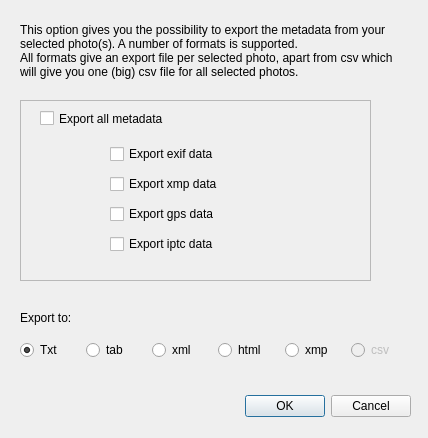
<?xml version="1.0" encoding="UTF-8"?>
<ui version="4.0">
 <class>Dialog_export_metadata</class>
 <widget class="QDialog" name="Dialog_export_metadata">
  <property name="geometry">
   <rect>
    <x>0</x>
    <y>0</y>
    <width>428</width>
    <height>438</height>
   </rect>
  </property>
  <property name="windowTitle">
   <string>Export metadata</string>
  </property>
  <widget class="QDialogButtonBox" name="qdem_dialogButtonBox">
   <property name="geometry">
    <rect>
     <x>70</x>
     <y>390</y>
     <width>341</width>
     <height>32</height>
    </rect>
   </property>
   <property name="orientation">
    <enum>Qt::Horizontal</enum>
   </property>
   <property name="standardButtons">
    <set>QDialogButtonBox::Cancel|QDialogButtonBox::Ok</set>
   </property>
  </widget>
  <widget class="QFrame" name="qdem_frame">
   <property name="geometry">
    <rect>
     <x>20</x>
     <y>100</y>
     <width>351</width>
     <height>181</height>
    </rect>
   </property>
   <property name="frameShape">
    <enum>QFrame::StyledPanel</enum>
   </property>
   <property name="frameShadow">
    <enum>QFrame::Raised</enum>
   </property>
   <widget class="QWidget" name="gridLayoutWidget">
    <property name="geometry">
     <rect>
      <x>90</x>
      <y>40</y>
      <width>251</width>
      <height>121</height>
     </rect>
    </property>
    <layout class="QGridLayout" name="rmdd_gridLayout">
     <item row="0" column="0">
      <widget class="QCheckBox" name="qdem_chk_export_exif_data">
       <property name="text">
        <string>Export exif data</string>
       </property>
      </widget>
     </item>
     <item row="1" column="0">
      <widget class="QCheckBox" name="qdem_chk_export_xmp_data">
       <property name="text">
        <string>Export xmp data</string>
       </property>
      </widget>
     </item>
     <item row="3" column="0">
      <widget class="QCheckBox" name="qdem_chk_export_iptc_data">
       <property name="text">
        <string>Export iptc data</string>
       </property>
      </widget>
     </item>
     <item row="2" column="0">
      <widget class="QCheckBox" name="qdem_chk_export_gps_data">
       <property name="toolTip">
        <string>gps data can be both in exif and xmp data</string>
       </property>
       <property name="text">
        <string>Export gps data</string>
       </property>
      </widget>
     </item>
    </layout>
   </widget>
   <widget class="QCheckBox" name="qdem_chk_export_all_metadata">
    <property name="geometry">
     <rect>
      <x>20</x>
      <y>10</y>
      <width>162</width>
      <height>17</height>
     </rect>
    </property>
    <property name="toolTip">
     <string>(Un)Check this value will (un)check all underlying values</string>
    </property>
    <property name="text">
     <string>Export all metadata</string>
    </property>
   </widget>
  </widget>
  <widget class="QLabel" name="qdem_lbl">
   <property name="geometry">
    <rect>
     <x>20</x>
     <y>10</y>
     <width>391</width>
     <height>81</height>
    </rect>
   </property>
   <property name="text">
    <string>This option gives you the possibility to export the metadata from your selected photo(s). A number of formats is supported.
All formats give an export file per selected photo, apart from csv which will give you one (big) csv file for all selected photos.</string>
   </property>
   <property name="wordWrap">
    <bool>true</bool>
   </property>
  </widget>
  <widget class="QLabel" name="qdem_lbl2">
   <property name="geometry">
    <rect>
     <x>20</x>
     <y>310</y>
     <width>91</width>
     <height>16</height>
    </rect>
   </property>
   <property name="text">
    <string>Export to:</string>
   </property>
  </widget>
  <widget class="QWidget" name="horizontalLayoutWidget">
   <property name="geometry">
    <rect>
     <x>10</x>
     <y>330</y>
     <width>401</width>
     <height>41</height>
    </rect>
   </property>
   <layout class="QHBoxLayout" name="horizontalLayout">
    <property name="leftMargin">
     <number>10</number>
    </property>
    <item>
     <widget class="QRadioButton" name="qdem_txt_radiobutton">
      <property name="toolTip">
       <string>This option will give you a simple text output per photo</string>
      </property>
      <property name="text">
       <string>Txt</string>
      </property>
      <property name="checked">
       <bool>true</bool>
      </property>
     </widget>
    </item>
    <item>
     <widget class="QRadioButton" name="qdem_tab_radiobutton">
      <property name="toolTip">
       <string>This option will give you a tab separated text output per photo</string>
      </property>
      <property name="text">
       <string>tab</string>
      </property>
     </widget>
    </item>
    <item>
     <widget class="QRadioButton" name="qdem_xml_radiobutton">
      <property name="toolTip">
       <string>This option will give you an xml formatted output file per photo</string>
      </property>
      <property name="text">
       <string>xml</string>
      </property>
     </widget>
    </item>
    <item>
     <widget class="QRadioButton" name="qdem_html_radiobutton">
      <property name="toolTip">
       <string>This option will give you a table formatted html file per photo</string>
      </property>
      <property name="text">
       <string>html</string>
      </property>
     </widget>
    </item>
    <item>
     <widget class="QRadioButton" name="qdem_xmp_radiobutton">
      <property name="toolTip">
       <string>This option will give you an xmp structured file per photo</string>
      </property>
      <property name="text">
       <string>xmp</string>
      </property>
     </widget>
    </item>
    <item>
     <widget class="QRadioButton" name="qdem_csv_radiobutton">
      <property name="enabled">
       <bool>false</bool>
      </property>
      <property name="toolTip">
       <string>This option will give you one csv file for the selected photos</string>
      </property>
      <property name="text">
       <string>csv</string>
      </property>
     </widget>
    </item>
   </layout>
  </widget>
 </widget>
 <resources/>
 <connections>
  <connection>
   <sender>qdem_dialogButtonBox</sender>
   <signal>accepted()</signal>
   <receiver>Dialog_export_metadata</receiver>
   <slot>accept()</slot>
   <hints>
    <hint type="sourcelabel">
     <x>248</x>
     <y>254</y>
    </hint>
    <hint type="destinationlabel">
     <x>157</x>
     <y>274</y>
    </hint>
   </hints>
  </connection>
  <connection>
   <sender>qdem_dialogButtonBox</sender>
   <signal>rejected()</signal>
   <receiver>Dialog_export_metadata</receiver>
   <slot>reject()</slot>
   <hints>
    <hint type="sourcelabel">
     <x>316</x>
     <y>260</y>
    </hint>
    <hint type="destinationlabel">
     <x>286</x>
     <y>274</y>
    </hint>
   </hints>
  </connection>
 </connections>
</ui>
